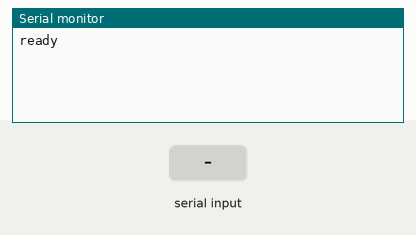
This sketch was run on a simulated Arduino Uno, built with avr-gcc and run on an emulated ATmega328P. Shown: the last lines printed to the serial monitor. The inputs (shaded band) are chosen by the test bench.

Above: at 2.2 s.
2.3 s: "hi\n" received over Serial
At 3.5 s:
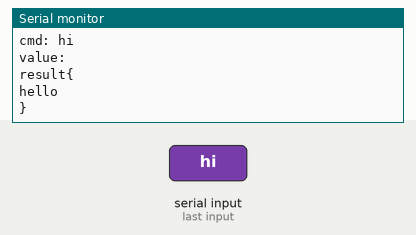
3.8 s: byte 59 (';') received over Serial
At 5.0 s:
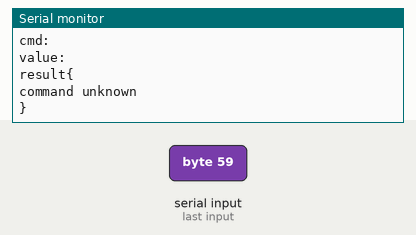
5.3 s: "age\n" received over Serial
At 6.4 s:
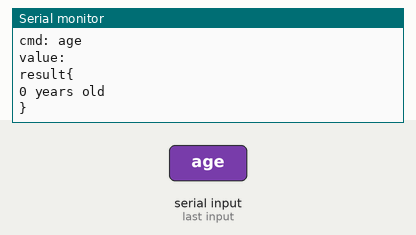

The sketch:

ReadCmdsStrings.ino
```cpp
String inputCMD = "";
String inputValue = "";
char inByte;

int readValue = 0;

void setup() {
  Serial.begin(9600);
  delay(1000);
  Serial.println("\nready\n");

}

void runCMD(String cmd,String value){
    Serial.print("cmd: ");
    Serial.println(cmd);
    Serial.print("value: ");
    Serial.println(value);
    Serial.println("result{");
  if(cmd == "hi"){
      Serial.println("hello");
  }else if(cmd == "age"){
    Serial.print(value.toInt());
    Serial.println(" years old");
  }else{
    Serial.println("command unknown");
  }
  Serial.println("}\n");
}

void loop() {
  while (Serial.available() > 0) {
    // read the incoming byte:
    inByte = Serial.read();


    if (inByte == ';'||inByte=='\n') {
     runCMD(inputCMD,inputValue);
      readValue = 0;
     inputCMD = "";
     inputValue = "";
    } else if (readValue == 1) {

      inputValue += inByte;


    } else {
      if (inByte == '=') {
        readValue = 1;

      } else {

        inputCMD += inByte;
      }
    }
  }
}
```

Measured:
- after the input at 2.3 s, the serial monitor: prints a new line at once (image 1)
- after the input at 3.8 s, the serial monitor: prints a new line at once (image 2)
- after the input at 5.3 s, the serial monitor: prints a new line at once (image 3)
